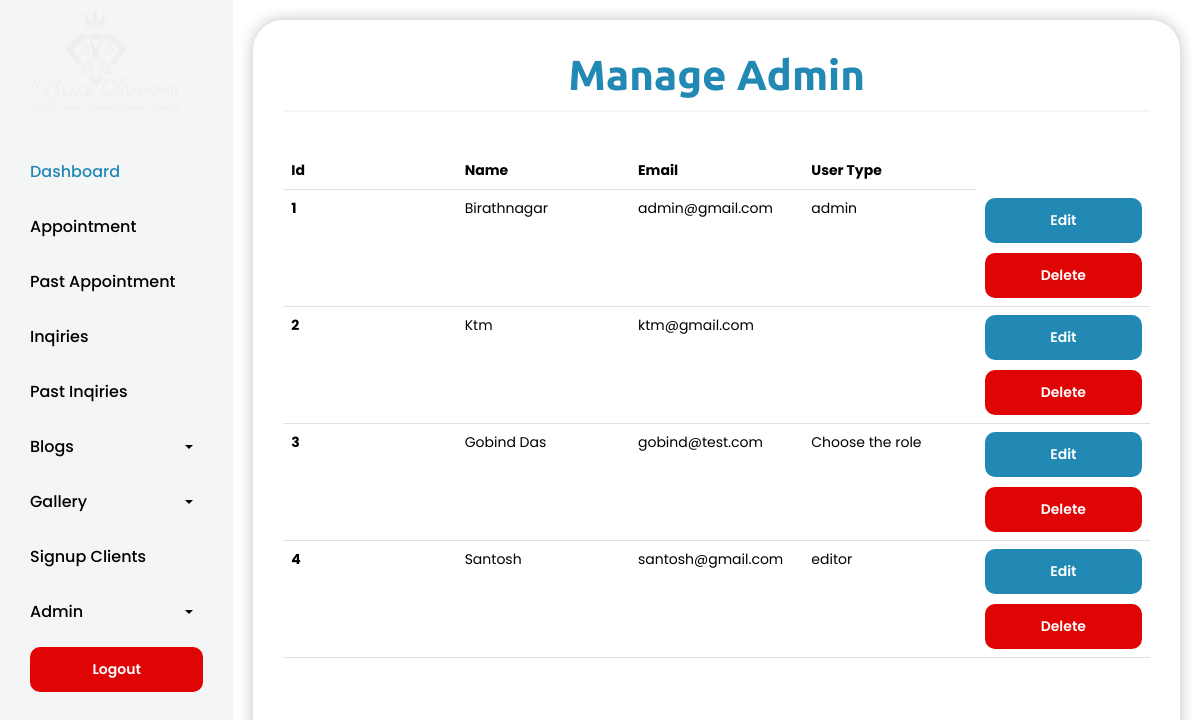
Page /admin/manage_admin.php (signed in) on the committed database.
### tables this page shows
CREATE TABLE `user` (
  `id` int(11) NOT NULL,
  `name` varchar(155) NOT NULL,
  `email` varchar(155) NOT NULL,
  `password` varchar(155) NOT NULL,
  `user_type` varchar(55) NOT NULL
);

### admin/manage_admin.php (the view, shortened to what this page needs)
<?php include 'includes/header.php'; ?>
<section class="backend-page ">
  <?php include 'includes/nav.php'; ?>
  <div class="page">
    <h2 class="section-heading">Manage Admin</h2>
    <div class="inquiries_content">
      <table class="table table-hover">
        <thead>
          <tr>
            <th scope="col">Id</th>
            <th scope="col">Name</th>
            <th scope="col">Email</th>
            <th scope="col">User Type</th>
          </tr>
        </thead>
        <tbody>
          <?php
          $sql = "SELECT * FROM user";
          $result = mysqli_query($conn, $sql);
          $count = mysqli_num_rows($result);
          $sn = 1;
          if ($count > 0) {
            while ($row = mysqli_fetch_assoc($result)) {
              $id = $row['id'];
              $name = $row['name'];
              $email = $row['email'];
              $user_type = $row['user_type'];
          ?>
              <tr>
                <th scope="row"><?php echo $sn++; ?></th>
                <td><?php echo ucfirst($name)  ?></td>
                <td><?php echo $email ?></td>
                <td><?php echo $user_type ?></td>
                <td class="btn-row ">
                  <a href="<?php echo SITEURL; ?>admin/edit_user.php?id=<?php echo $id; ?>" class="btn-done">Edit</a>
                  <a href="<?php echo SITEURL; ?>admin/delete_user.php?id=<?php echo $id; ?>" class="btn-red">Delete</a>
                </td>
              </tr>
          <?php
            }
          }
          ?>
        </tbody>
      </table>
    </div>
  </div>
</section>
<?php include 'includes/footer.php'; ?>

### admin/css/style.css (style rules this page uses)
body, p, a { font-size: 14px; font-style: normal; font-weight: 400; font-family: "Poppins", sans-serif; }
h1, .h1, h2, .h2, h3, .h3, h4, .h4, h5, .h5, h6 { font-family: "Ubuntu", sans-serif; font-weight: 600; margin: 0; padding: 0; color: #000000; }
a { color: #757272; font-size: 16px; font-weight: 500; font-family: "Poppins", sans-serif; text-decoration: none; display: block; overflow: hidden; transition: 0.4s all; }
section { position: relative; }
.section-heading { font-size: 42px; font-family: "Ubuntu", sans-serif; color: #000000; font-weight: 800; margin-bottom: 20px; }
.btn-done { font-size: 14px; background-color: #2189b3; color: #fff; padding: 10px 15px; border-radius: 10px; text-align: center; font-weight: 600; border: 2px solid #2189b3; transition: 0.3s ease-in-out; }
.btn-red { font-size: 14px; background-color: rgb(223, 5, 5); color: #fff; padding: 10px 15px; border-radius: 10px; text-align: center; font-weight: 600; border: 2px solid rgb(223, 5, 5); transition: 0.3s ease-in-out; }
.backend-page { display: flex; justify-content: space-between; }
.backend-page .page { width: 80%; height: calc(100vh - 40px); margin: 20px; box-shadow: 0 0 15px rgba(1, 3, 26, 0.247); overflow-y: auto; overflow-x: hidden; border-radius: 30px; padding: 30px; }
.backend-page .page .section-heading { color: #2189b3; font-family: "Ubuntu", sans-serif; border-bottom: 2px solid #F4F5F5; padding-bottom: 10px; text-align: center; margin-bottom: 40px; }
.inquiries_content table { table-layout: fixed; overflow-wrap: break-word; }
.inquiries_content table .btn-row .btn-done { margin-bottom: 10px; }

### rows in the picture
user: name "Birathnagar", email "admin@gmail.com", user_type "admin"
user: name "Ktm", email "ktm@gmail.com"
user: name "Gobind Das", email "gobind@test.com", user_type "Choose the role"
user: name "Santosh", email "santosh@gmail.com", user_type "editor"
